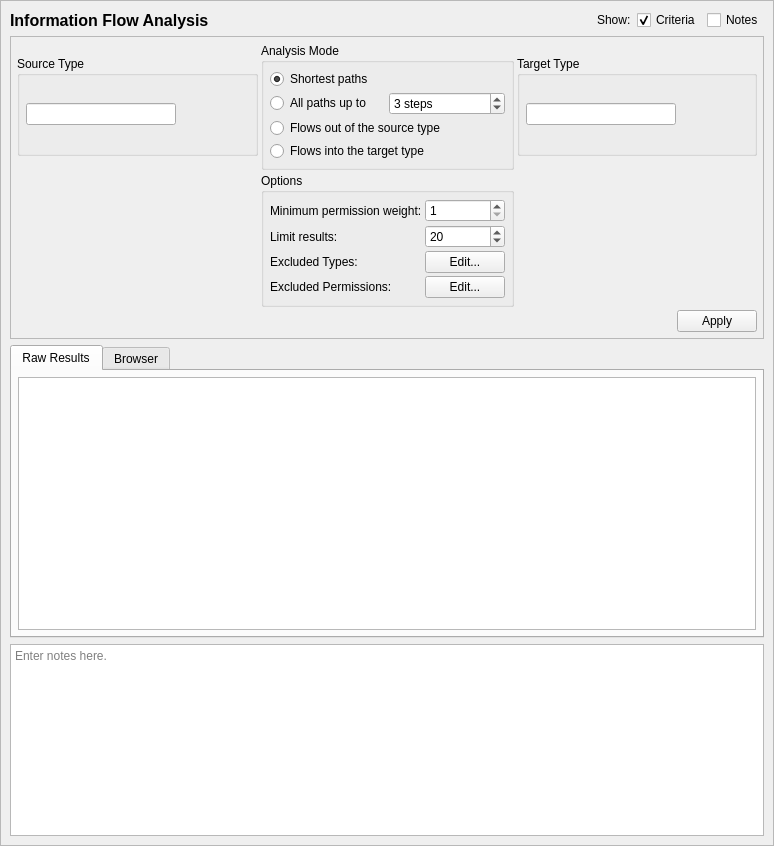
<?xml version="1.0" encoding="UTF-8"?>
<ui version="4.0">
 <class>InfoflowAnalysisTab</class>
 <widget class="QScrollArea" name="InfoflowAnalysisTab">
  <property name="geometry">
   <rect>
    <x>0</x>
    <y>0</y>
    <width>774</width>
    <height>846</height>
   </rect>
  </property>
  <property name="sizePolicy">
   <sizepolicy hsizetype="Expanding" vsizetype="Expanding">
    <horstretch>0</horstretch>
    <verstretch>0</verstretch>
   </sizepolicy>
  </property>
  <property name="sizeAdjustPolicy">
   <enum>QAbstractScrollArea::AdjustToContents</enum>
  </property>
  <property name="widgetResizable">
   <bool>true</bool>
  </property>
  <widget class="QWidget" name="contents">
   <property name="geometry">
    <rect>
     <x>0</x>
     <y>0</y>
     <width>772</width>
     <height>844</height>
    </rect>
   </property>
   <property name="minimumSize">
    <size>
     <width>0</width>
     <height>0</height>
    </size>
   </property>
   <layout class="QGridLayout" name="gridLayout_4">
    <item row="1" column="0" colspan="5">
     <widget class="QFrame" name="criteria_frame">
      <property name="maximumSize">
       <size>
        <width>16777215</width>
        <height>16777215</height>
       </size>
      </property>
      <property name="frameShape">
       <enum>QFrame::StyledPanel</enum>
      </property>
      <property name="frameShadow">
       <enum>QFrame::Raised</enum>
      </property>
      <layout class="QGridLayout" name="gridLayout_3">
       <property name="leftMargin">
        <number>6</number>
       </property>
       <property name="topMargin">
        <number>6</number>
       </property>
       <property name="rightMargin">
        <number>6</number>
       </property>
       <property name="bottomMargin">
        <number>6</number>
       </property>
       <property name="spacing">
        <number>3</number>
       </property>
       <item row="1" column="1">
        <widget class="QGroupBox" name="groupBox_2">
         <property name="title">
          <string>Options</string>
         </property>
         <layout class="QFormLayout" name="formLayout">
          <property name="horizontalSpacing">
           <number>3</number>
          </property>
          <property name="verticalSpacing">
           <number>3</number>
          </property>
          <property name="leftMargin">
           <number>6</number>
          </property>
          <property name="topMargin">
           <number>6</number>
          </property>
          <property name="rightMargin">
           <number>6</number>
          </property>
          <property name="bottomMargin">
           <number>6</number>
          </property>
          <item row="0" column="0">
           <widget class="QLabel" name="label_6">
            <property name="text">
             <string>Minimum permission weight:</string>
            </property>
           </widget>
          </item>
          <item row="0" column="1">
           <widget class="QSpinBox" name="min_perm_weight">
            <property name="minimum">
             <number>1</number>
            </property>
            <property name="maximum">
             <number>10</number>
            </property>
           </widget>
          </item>
          <item row="1" column="0">
           <widget class="QLabel" name="label_7">
            <property name="text">
             <string>Limit results:</string>
            </property>
           </widget>
          </item>
          <item row="1" column="1">
           <widget class="QSpinBox" name="limit_paths">
            <property name="minimum">
             <number>1</number>
            </property>
            <property name="maximum">
             <number>1000</number>
            </property>
            <property name="value">
             <number>20</number>
            </property>
           </widget>
          </item>
          <item row="2" column="0">
           <widget class="QLabel" name="label_5">
            <property name="text">
             <string>Excluded Types:</string>
            </property>
           </widget>
          </item>
          <item row="2" column="1">
           <widget class="QPushButton" name="exclude_types">
            <property name="text">
             <string>Edit...</string>
            </property>
           </widget>
          </item>
          <item row="3" column="1">
           <widget class="QPushButton" name="edit_permmap">
            <property name="text">
             <string>Edit...</string>
            </property>
           </widget>
          </item>
          <item row="3" column="0">
           <widget class="QLabel" name="label_3">
            <property name="text">
             <string>Excluded Permissions:</string>
            </property>
           </widget>
          </item>
         </layout>
        </widget>
       </item>
       <item row="0" column="2">
        <widget class="QGroupBox" name="target_criteria">
         <property name="maximumSize">
          <size>
           <width>16777215</width>
           <height>100</height>
          </size>
         </property>
         <property name="title">
          <string>Target Type</string>
         </property>
         <layout class="QGridLayout" name="gridLayout_5">
          <property name="leftMargin">
           <number>6</number>
          </property>
          <property name="topMargin">
           <number>6</number>
          </property>
          <property name="rightMargin">
           <number>6</number>
          </property>
          <property name="bottomMargin">
           <number>6</number>
          </property>
          <property name="spacing">
           <number>3</number>
          </property>
          <item row="0" column="2">
           <spacer name="horizontalSpacer_3">
            <property name="orientation">
             <enum>Qt::Horizontal</enum>
            </property>
            <property name="sizeHint" stdset="0">
             <size>
              <width>40</width>
              <height>20</height>
             </size>
            </property>
           </spacer>
          </item>
          <item row="0" column="1">
           <widget class="QLineEdit" name="target">
            <property name="sizePolicy">
             <sizepolicy hsizetype="Expanding" vsizetype="Fixed">
              <horstretch>0</horstretch>
              <verstretch>0</verstretch>
             </sizepolicy>
            </property>
            <property name="minimumSize">
             <size>
              <width>150</width>
              <height>0</height>
             </size>
            </property>
            <property name="maximumSize">
             <size>
              <width>250</width>
              <height>16777215</height>
             </size>
            </property>
           </widget>
          </item>
         </layout>
        </widget>
       </item>
       <item row="0" column="0">
        <widget class="QGroupBox" name="source_criteria">
         <property name="maximumSize">
          <size>
           <width>16777215</width>
           <height>100</height>
          </size>
         </property>
         <property name="title">
          <string>Source Type</string>
         </property>
         <layout class="QGridLayout" name="gridLayout_2">
          <property name="leftMargin">
           <number>6</number>
          </property>
          <property name="topMargin">
           <number>6</number>
          </property>
          <property name="rightMargin">
           <number>6</number>
          </property>
          <property name="bottomMargin">
           <number>6</number>
          </property>
          <property name="spacing">
           <number>3</number>
          </property>
          <item row="0" column="1">
           <spacer name="horizontalSpacer_2">
            <property name="orientation">
             <enum>Qt::Horizontal</enum>
            </property>
            <property name="sizeHint" stdset="0">
             <size>
              <width>40</width>
              <height>20</height>
             </size>
            </property>
           </spacer>
          </item>
          <item row="0" column="0">
           <widget class="QLineEdit" name="source">
            <property name="sizePolicy">
             <sizepolicy hsizetype="Expanding" vsizetype="Fixed">
              <horstretch>0</horstretch>
              <verstretch>0</verstretch>
             </sizepolicy>
            </property>
            <property name="minimumSize">
             <size>
              <width>150</width>
              <height>0</height>
             </size>
            </property>
            <property name="maximumSize">
             <size>
              <width>250</width>
              <height>16777215</height>
             </size>
            </property>
           </widget>
          </item>
         </layout>
        </widget>
       </item>
       <item row="2" column="2">
        <widget class="QDialogButtonBox" name="buttonBox">
         <property name="standardButtons">
          <set>QDialogButtonBox::Apply</set>
         </property>
        </widget>
       </item>
       <item row="0" column="1">
        <widget class="QGroupBox" name="groupBox">
         <property name="title">
          <string>Analysis Mode</string>
         </property>
         <layout class="QGridLayout" name="gridLayout">
          <property name="leftMargin">
           <number>6</number>
          </property>
          <property name="topMargin">
           <number>6</number>
          </property>
          <property name="rightMargin">
           <number>6</number>
          </property>
          <property name="bottomMargin">
           <number>6</number>
          </property>
          <property name="spacing">
           <number>3</number>
          </property>
          <item row="1" column="1">
           <widget class="QSpinBox" name="max_path_length">
            <property name="toolTip">
             <string>The limit for path length.</string>
            </property>
            <property name="suffix">
             <string> steps</string>
            </property>
            <property name="minimum">
             <number>1</number>
            </property>
            <property name="value">
             <number>3</number>
            </property>
           </widget>
          </item>
          <item row="3" column="0" colspan="2">
           <widget class="QRadioButton" name="flows_in">
            <property name="toolTip">
             <string>All information flows into the target type will be shown.</string>
            </property>
            <property name="text">
             <string>Flows into the target type</string>
            </property>
           </widget>
          </item>
          <item row="1" column="0">
           <widget class="QRadioButton" name="all_paths">
            <property name="toolTip">
             <string>All paths from the source type to the target type, up to the specified maximum length, will be shown.</string>
            </property>
            <property name="text">
             <string>All paths up to</string>
            </property>
           </widget>
          </item>
          <item row="0" column="0">
           <widget class="QRadioButton" name="all_shortest_paths">
            <property name="toolTip">
             <string>All shortest paths from the source type to the target type will be shown.</string>
            </property>
            <property name="text">
             <string>Shortest paths</string>
            </property>
            <property name="checked">
             <bool>true</bool>
            </property>
           </widget>
          </item>
          <item row="2" column="0" colspan="2">
           <widget class="QRadioButton" name="flows_out">
            <property name="toolTip">
             <string>All information flows out of the source type will be shown.</string>
            </property>
            <property name="text">
             <string>Flows out of the source type</string>
            </property>
           </widget>
          </item>
         </layout>
        </widget>
       </item>
      </layout>
      <zorder>source_criteria</zorder>
      <zorder>target_criteria</zorder>
      <zorder>buttonBox</zorder>
      <zorder>groupBox</zorder>
      <zorder>groupBox_2</zorder>
     </widget>
    </item>
    <item row="0" column="0">
     <widget class="QLabel" name="label">
      <property name="sizePolicy">
       <sizepolicy hsizetype="Preferred" vsizetype="Fixed">
        <horstretch>0</horstretch>
        <verstretch>0</verstretch>
       </sizepolicy>
      </property>
      <property name="maximumSize">
       <size>
        <width>16777215</width>
        <height>20</height>
       </size>
      </property>
      <property name="font">
       <font>
        <pointsize>12</pointsize>
        <weight>75</weight>
        <bold>true</bold>
       </font>
      </property>
      <property name="text">
       <string>Information Flow Analysis</string>
      </property>
     </widget>
    </item>
    <item row="0" column="1">
     <spacer name="horizontalSpacer">
      <property name="orientation">
       <enum>Qt::Horizontal</enum>
      </property>
      <property name="sizeHint" stdset="0">
       <size>
        <width>40</width>
        <height>20</height>
       </size>
      </property>
     </spacer>
    </item>
    <item row="0" column="2">
     <widget class="QLabel" name="label_2">
      <property name="text">
       <string>Show:</string>
      </property>
     </widget>
    </item>
    <item row="2" column="0" colspan="5">
     <widget class="QTabWidget" name="results_frame">
      <property name="sizePolicy">
       <sizepolicy hsizetype="Preferred" vsizetype="MinimumExpanding">
        <horstretch>0</horstretch>
        <verstretch>1</verstretch>
       </sizepolicy>
      </property>
      <property name="currentIndex">
       <number>0</number>
      </property>
      <widget class="QWidget" name="results_framePage2">
       <property name="sizePolicy">
        <sizepolicy hsizetype="Preferred" vsizetype="MinimumExpanding">
         <horstretch>0</horstretch>
         <verstretch>0</verstretch>
        </sizepolicy>
       </property>
       <attribute name="title">
        <string>Raw Results</string>
       </attribute>
       <layout class="QVBoxLayout" name="verticalLayout_2">
        <property name="spacing">
         <number>3</number>
        </property>
        <property name="leftMargin">
         <number>6</number>
        </property>
        <property name="topMargin">
         <number>6</number>
        </property>
        <property name="rightMargin">
         <number>6</number>
        </property>
        <property name="bottomMargin">
         <number>6</number>
        </property>
        <item>
         <widget class="QPlainTextEdit" name="raw_results">
          <property name="sizePolicy">
           <sizepolicy hsizetype="Expanding" vsizetype="MinimumExpanding">
            <horstretch>0</horstretch>
            <verstretch>0</verstretch>
           </sizepolicy>
          </property>
          <property name="minimumSize">
           <size>
            <width>0</width>
            <height>0</height>
           </size>
          </property>
          <property name="font">
           <font>
            <family>Monospace</family>
           </font>
          </property>
          <property name="documentTitle">
           <string/>
          </property>
          <property name="lineWrapMode">
           <enum>QPlainTextEdit::NoWrap</enum>
          </property>
          <property name="readOnly">
           <bool>true</bool>
          </property>
         </widget>
        </item>
       </layout>
      </widget>
      <widget class="QWidget" name="browser_tab">
       <property name="enabled">
        <bool>true</bool>
       </property>
       <attribute name="title">
        <string>Browser</string>
       </attribute>
       <layout class="QHBoxLayout" name="horizontalLayout">
        <item>
         <widget class="QSplitter" name="splitter">
          <property name="orientation">
           <enum>Qt::Horizontal</enum>
          </property>
          <widget class="SEToolsTreeWidget" name="browser">
           <property name="sizePolicy">
            <sizepolicy hsizetype="Expanding" vsizetype="Expanding">
             <horstretch>1</horstretch>
             <verstretch>0</verstretch>
            </sizepolicy>
           </property>
           <column>
            <property name="text">
             <string>Type</string>
            </property>
           </column>
          </widget>
          <widget class="QPlainTextEdit" name="browser_details">
           <property name="sizePolicy">
            <sizepolicy hsizetype="Expanding" vsizetype="Expanding">
             <horstretch>4</horstretch>
             <verstretch>0</verstretch>
            </sizepolicy>
           </property>
           <property name="font">
            <font>
             <family>Monospace</family>
            </font>
           </property>
          </widget>
         </widget>
        </item>
       </layout>
      </widget>
     </widget>
    </item>
    <item row="0" column="3">
     <widget class="QCheckBox" name="criteria_expander">
      <property name="toolTip">
       <string>Show or hide the search criteria (no settings are lost)</string>
      </property>
      <property name="text">
       <string>Criteria</string>
      </property>
      <property name="checked">
       <bool>true</bool>
      </property>
     </widget>
    </item>
    <item row="0" column="4">
     <widget class="QCheckBox" name="notes_expander">
      <property name="toolTip">
       <string>Show or hide the notes field (no data is lost)</string>
      </property>
      <property name="text">
       <string>Notes</string>
      </property>
     </widget>
    </item>
    <item row="3" column="0" colspan="5">
     <widget class="QTextEdit" name="notes">
      <property name="sizePolicy">
       <sizepolicy hsizetype="Expanding" vsizetype="Preferred">
        <horstretch>0</horstretch>
        <verstretch>0</verstretch>
       </sizepolicy>
      </property>
      <property name="minimumSize">
       <size>
        <width>0</width>
        <height>80</height>
       </size>
      </property>
      <property name="toolTip">
       <string>Optionally enter notes here about the query.</string>
      </property>
      <property name="placeholderText">
       <string>Enter notes here.</string>
      </property>
     </widget>
    </item>
   </layout>
  </widget>
 </widget>
 <customwidgets>
  <customwidget>
   <class>SEToolsTreeWidget</class>
   <extends>QTreeWidget</extends>
   <header>setoolsgui/treeview.h</header>
  </customwidget>
 </customwidgets>
 <tabstops>
  <tabstop>criteria_expander</tabstop>
  <tabstop>notes_expander</tabstop>
  <tabstop>source</tabstop>
  <tabstop>target</tabstop>
  <tabstop>all_shortest_paths</tabstop>
  <tabstop>all_paths</tabstop>
  <tabstop>max_path_length</tabstop>
  <tabstop>flows_out</tabstop>
  <tabstop>flows_in</tabstop>
  <tabstop>min_perm_weight</tabstop>
  <tabstop>limit_paths</tabstop>
  <tabstop>exclude_types</tabstop>
  <tabstop>results_frame</tabstop>
  <tabstop>raw_results</tabstop>
  <tabstop>notes</tabstop>
 </tabstops>
 <resources/>
 <connections>
  <connection>
   <sender>criteria_expander</sender>
   <signal>toggled(bool)</signal>
   <receiver>criteria_frame</receiver>
   <slot>setVisible(bool)</slot>
   <hints>
    <hint type="sourcelabel">
     <x>583</x>
     <y>19</y>
    </hint>
    <hint type="destinationlabel">
     <x>386</x>
     <y>174</y>
    </hint>
   </hints>
  </connection>
  <connection>
   <sender>notes_expander</sender>
   <signal>toggled(bool)</signal>
   <receiver>notes</receiver>
   <slot>setVisible(bool)</slot>
   <hints>
    <hint type="sourcelabel">
     <x>732</x>
     <y>19</y>
    </hint>
    <hint type="destinationlabel">
     <x>386</x>
     <y>708</y>
    </hint>
   </hints>
  </connection>
 </connections>
</ui>
